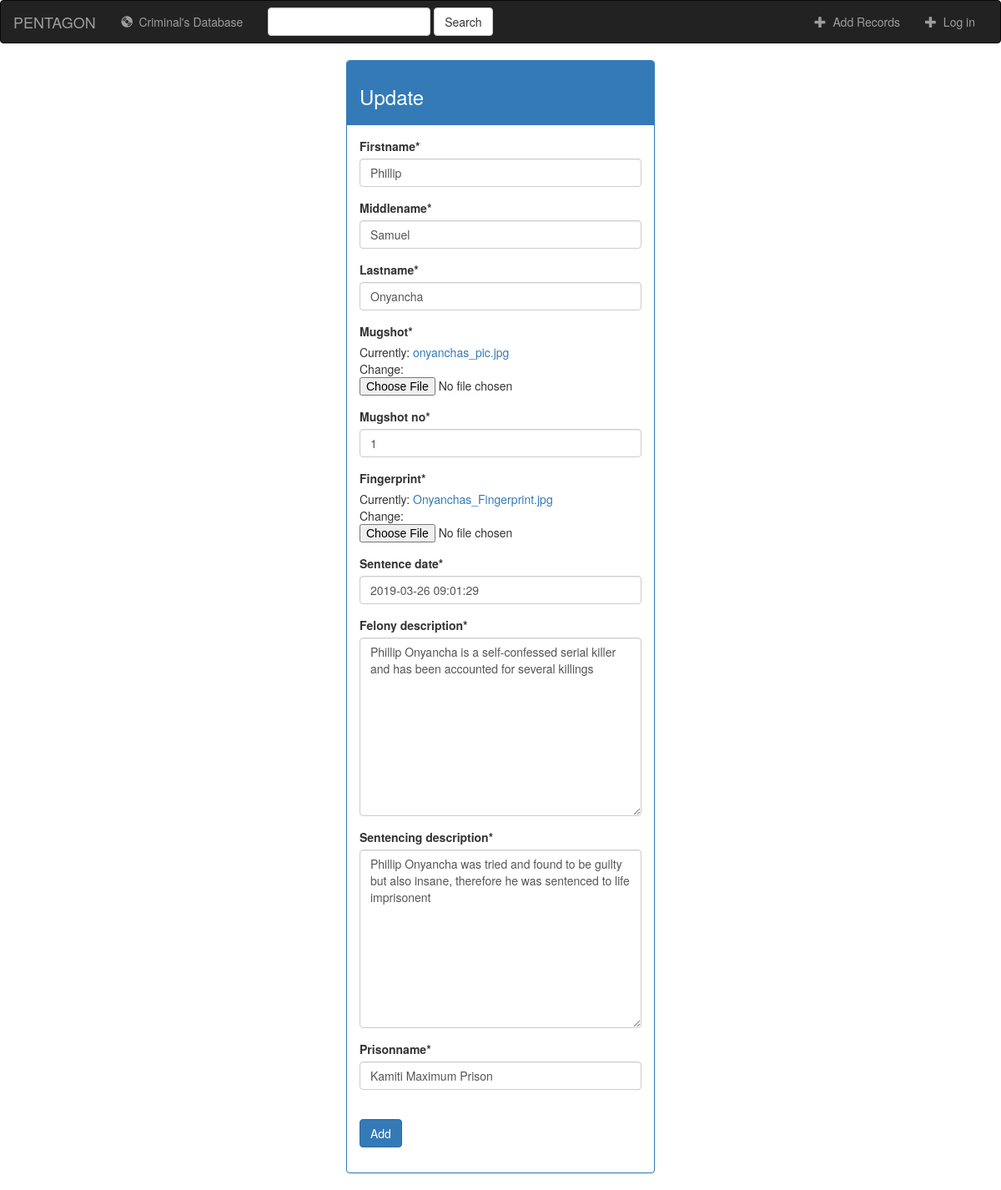
Page /1/update/ on the committed database.
### judiciary/models.py (models this page shows, shortened)
class Criminal(models.Model):
    firstname = models.CharField(max_length=20)
    middlename = models.CharField(max_length=20)
    lastname = models.CharField(max_length=20)
    mugshot = models.FileField()
    mugshot_no = models.IntegerField()
    fingerprint = models.FileField()
    sentence_date = models.DateTimeField(default=timezone.now())
    felony_description = models.TextField()
    sentencing_description = models.TextField()
    prisonname = models.CharField(max_length=50)

### judiciary/views.py (the view, shortened to what this page needs)
# urls.py: path('<int:pk>/update/', CriminalUpdateView.as_view(), name='update'),
class CriminalUpdateView(UpdateView):
    model = Criminal
    fields = ['firstname', 'middlename', 'lastname', 'mugshot', 'mugshot_no', 'fingerprint', 'sentence_date', 'felony_description', 'sentencing_description', 'prisonname']

### judiciary/templates/judiciary/criminal_form.html (shortened to what this page needs)
{% extends 'judiciary/base.html' %}
{% load crispy_forms_tags %}
{% block content %}
<link rel="stylesheet" href="https://maxcdn.bootstrapcdn.com/bootstrap/3.3.6/css/bootstrap.min.css"
      xmlns="http://www.w3.org/1999/html">
<div class="container-fluid">
    <div class="row">
        <div class="col-sm-4"></div>
        <div class="col-sm-4">
            <div class="panel panel-primary">
                <div class="panel-heading">
                    <h3 class="text-default">{% if object %}Update{% else %}Add records{% endif %}</h3>
                </div>
                <div class="panel-body">
                  <form method="post" action="" enctype="multipart/form-data">
                      {{ form|crispy }}
                      <div class="form-group">
                          <br>
                          <button type="submit" class="btn btn-primary">Add</button>
                      </div>
                  </form>
                </div>
            </div>
        </div>
    </div>
</div>
{% endblock %}

### rows in the picture
Criminal: firstname "Phillip", middlename "Samuel", lastname "Onyancha", mugshot_no "1", sentence_date "2019-03-26 09:01:29", felony_description "Phillip Onyancha is a self-confessed serial killer and has been accounted for several killings", sentencing_description "Phillip Onyancha was tried and found to be guilty but also insane, therefore he was sentenced to life imprisonent", prisonname "Kamiti Maximum Prison"
